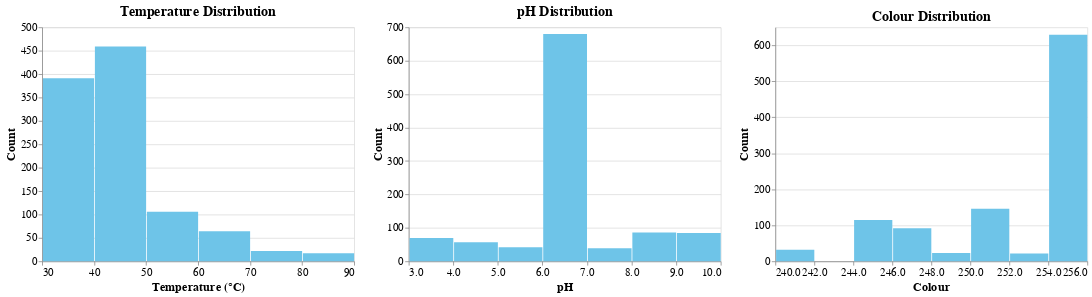

The code cell stored with this chart in its notebook:
### Markdown cell above
Quantitative feature distributions

### Code cell
# Temperature
temp_hist = alt.Chart(milkdata).mark_bar(color='#6EC4E8').encode(
    x=alt.X('Temprature:Q', bin=True, title='Temperature (°C)', 
            axis=alt.Axis(titleFontSize=16, titleFont='Arial', labelFontSize=14, labelFont='Arial')),
    y=alt.Y('count()', title='Count', 
            axis=alt.Axis(titleFontSize=16, titleFont='Arial', labelFontSize=14, labelFont='Arial'))
).properties(
    width=400,
    height=300,
    title=alt.TitleParams(
        text='Temperature Distribution',
        font='Arial',
        fontSize=18
    )
)

# pH
pH_hist = alt.Chart(milkdata).mark_bar(color='#6EC4E8').encode(
    x=alt.X('pH:Q', bin=True, title='pH', 
            axis=alt.Axis(titleFontSize=16, titleFont='Arial', labelFontSize=14, labelFont='Arial')),
    y=alt.Y('count()', title='Count', 
            axis=alt.Axis(titleFontSize=16, titleFont='Arial', labelFontSize=14, labelFont='Arial'))
).properties(
    width=400,
    height=300,
    title=alt.TitleParams(
        text='pH Distribution',
        font='Arial',
        fontSize=18
    )
)


# colour
colour_hist = alt.Chart(milkdata).mark_bar(color='#6EC4E8').encode(
    x=alt.X('Colour:Q', bin=True, title='Colour', 
            axis=alt.Axis(titleFontSize=16, titleFont='Arial', labelFontSize=14, labelFont='Arial')),
    y=alt.Y('count()', title='Count', 
            axis=alt.Axis(titleFontSize=16, titleFont='Arial', labelFontSize=14, labelFont='Arial'))
).properties(
    width=400,
    height=300,
    title=alt.TitleParams(
        text='Colour Distribution',
        font='Arial',
        fontSize=18
    )
)

temp_hist | pH_hist | colour_hist

### Figure 1 — Vega-Lite specification as saved in the notebook (floating-point values rounded to 4 significant figures; data arrays with more than 128 entries replaced by an {"elided": "..."} marker saying what was removed)
{"config": {"view": {"continuousWidth": 300, "continuousHeight": 300}}, "hconcat": [{"mark": {"type": "bar", "color": "#6EC4E8"}, "encoding": {"x": {"axis": {"labelFont": "Arial", "labelFontSize": 14, "titleFont": "Arial", "titleFontSize": 16}, "bin": true, "field": "Temprature", "title": "Temperature (°C)", "type": "quantitative"}, "y": {"aggregate": "count", "axis": {"labelFont": "Arial", "labelFontSize": 14, "titleFont": "Arial", "titleFontSize": 16}, "title": "Count", "type": "quantitative"}}, "height": 300, "title": {"text": "Temperature Distribution", "font": "Arial", "fontSize": 18}, "width": 400}, {"mark": {"type": "bar", "color": "#6EC4E8"}, "encoding": {"x": {"axis": {"labelFont": "Arial", "labelFontSize": 14, "titleFont": "Arial", "titleFontSize": 16}, "bin": true, "field": "pH", "title": "pH", "type": "quantitative"}, "y": {"aggregate": "count", "axis": {"labelFont": "Arial", "labelFontSize": 14, "titleFont": "Arial", "titleFontSize": 16}, "title": "Count", "type": "quantitative"}}, "height": 300, "title": {"text": "pH Distribution", "font": "Arial", "fontSize": 18}, "width": 400}, {"mark": {"type": "bar", "color": "#6EC4E8"}, "encoding": {"x": {"axis": {"labelFont": "Arial", "labelFontSize": 14, "titleFont": "Arial", "titleFontSize": 16}, "bin": true, "field": "Colour", "title": "Colour", "type": "quantitative"}, "y": {"aggregate": "count", "axis": {"labelFont": "Arial", "labelFontSize": 14, "titleFont": "Arial", "titleFontSize": 16}, "title": "Count", "type": "quantitative"}}, "height": 300, "title": {"text": "Colour Distribution", "font": "Arial", "fontSize": 18}, "width": 400}], "data": {"name": "data-759bf9a6d0e58961be81a72844853058"}, "$schema": "https://vega.github.io/schema/vega-lite/v5.20.1.json", "datasets": {"data-759bf9a6d0e58961be81a72844853058": {"elided": "1059 records"}}}
